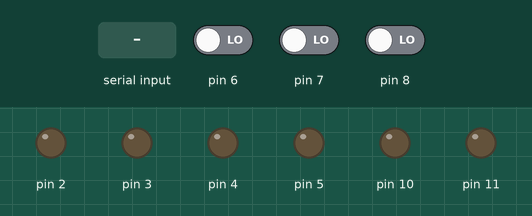
Recording of a sketch running on a simulated Arduino Uno, built with avr-gcc and run on an emulated ATmega328P. On the bench: output pins drawn as LEDs (lit = HIGH). The test bench sets the inputs (shaded band); at power-on: pin 8 LOW, pin 6 LOW, pin 7 LOW.

Above: at 1.2 s.
1.3 s: "t" received over the second serial link
At 1.9 s:
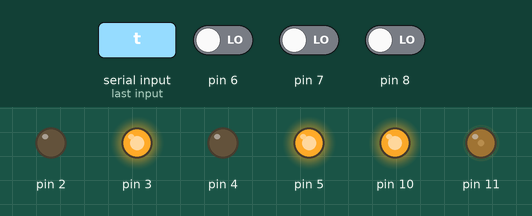
2.8 s: pin 8 driven HIGH
At 3.4 s:
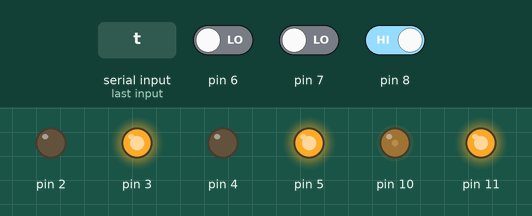
4.3 s: pin 8 driven LOW
At 5.5 s:
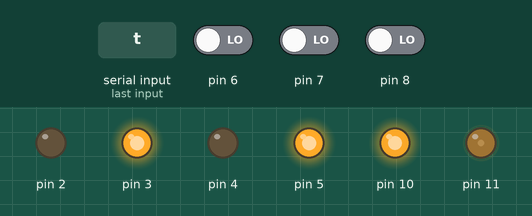
5.8 s: "1" received over the second serial link
At 7.2 s:
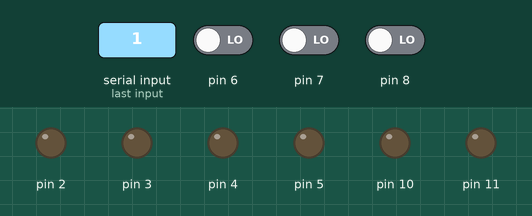
Timing chart, 0 to 8.3 s (numbered marks = the images above; inputs shaded):
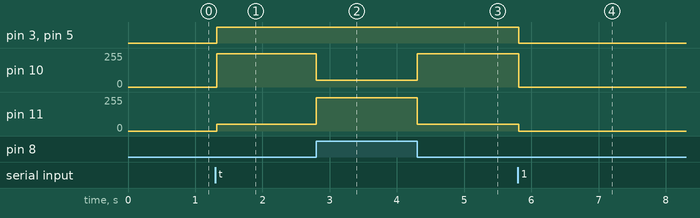

Measured:
- after the input at 1.3 s, pin 3, pin 5: LOW → HIGH at once; pin 10: 0/255 → 250/255 at once; pin 11: 0/255 → 50/255 at once
- after the input at 2.8 s, pin 10: 250/255 → 50/255 at once; pin 11: 50/255 → 250/255 at once
- after the input at 4.3 s, pin 10: 50/255 → 250/255 at once; pin 11: 250/255 → 50/255 at once
- after the input at 5.8 s, pin 3, pin 5: HIGH → LOW at once; pin 10: 250/255 → 0/255 at once; pin 11: 50/255 → 0/255 at once

The sketch:

mecha.ino
```cpp
/*
 * Placebo for compiler
 * Real main function is in zebraliger ;3
 */
```

defined.ino
```cpp
#include <SoftwareSerial.h>// import the serial library

inline void pm(int p, bool out) { pinMode(p, out? OUTPUT: INPUT); }
inline void dw(int p, int v) { digitalWrite(p, v); }
inline void aw(int p, int v) { analogWrite(p, v); }
```

modules.ino
```cpp
class Motor{
  private:
    int a,b,c, s = 250;

  public:
    Motor(int a, int b, int c){
      this->a = a; this->b = b; this->c = c;
      pm(a, 1); pm(b, 1); pm(c, 1);
    }
    int rspeed(){ return s - 200; }
    void stop(){ dw(a, LOW); dw(b, LOW);  dw(c, LOW); }
    void rv(int v = 0) { dw(b, LOW); dw(a, HIGH); aw(c, v?v:s); }
    void fw(int v = 0) { dw(a, LOW); dw(b, HIGH); aw(c, v?v:s); }
};

class Optosensor{
  private:
    int l, c, r;
  public:
    Optosensor(int l, int c, int r){
      this->l = l; this->c = c; this->r = r;
      pm(l, 0); pm(c, 0); pm(r, 0);
    }
    bool blackL(){ return !digitalRead(l); }
    bool blackC(){ return !digitalRead(c); }
    bool blackR(){ return !digitalRead(r); }
};
```

variables.ino
```cpp
SoftwareSerial bt(12, 13);        // RX, TX
// for storing received serial data
int ibyte = 0;
```

wookieTracker.ino
```cpp
class Tracker{
  private:
    int counter, lastDir = -1, started = 0, x;
    bool work = false;
    Motor *leftM, *rightM;
    Optosensor *opto;
  public:
    Tracker(Motor *m1, Motor *m2, Optosensor *opto){
      leftM = m1; rightM = m2; this->opto = opto;
    }

    void start(){ work = true; }
    void stop(){ work = false; leftM->stop(); rightM->stop(); }

    // when in doubt, steer left! (or right ;/)
    bool lostMode(){
      x = 3000;
      while (--x) {
        // respond to controller
        delay(10); if (x == 2999) { if (!started) bt.println("finding starting point!"); else { bt.print("i'm lost :(, last direction: "); bt.println((lastDir)? "left": "right");}}

        if (!started) { leftM->fw(); rightM->fw(); }
        else {
          //if (lastDir)  { leftM->rv(); rightM->fw(); } // rotate left
          //else          {
            leftM->fw(); rightM->rv();
            //} // rotate right
        }

        if (opto->blackL()) lastDir = 1;
        else if (opto->blackR()) lastDir = 0;
        delay(10);
        if (opto->blackC()){
          bt.println("FOUND IT!!");
          if (!started) { started = true; break; }
          else
            //if (++counter == 3){ bt.println("End of the journey~!"); return false; }
            //else
            break;
        }
      }
      if (!x){ bt.println("Imma say sorry, imma hopelessly lost..."); return false; }
      return true;
    }

    bool track(){
      if (work){
        delay(10);
        if (opto->blackC()){
          if (!started) { started = true; bt.println("started on a line! ;3"); }
          if (opto->blackR()) {
            leftM->fw(leftM->rspeed()); rightM->fw(); lastDir = 0; // slight left
          }
          else if (opto->blackL()) {
            leftM->fw(); rightM->fw(rightM->rspeed()); lastDir = 1; // slight right
          }
          else {
            leftM->fw(); rightM->fw();
          } // forward
        } else if (!opto->blackL() && !opto->blackR()) { return lostMode(); }
        bt.println("track");
      }
      return true;
    }
};

Tracker tracker(new Motor(2, 3, 11), new Motor(4, 5, 10), new Optosensor(6, 7, 8));
```

zebraliger.ino
```cpp
void setup() { bt.begin(115200); bt.println("Started"); }

void loop() {
  if (bt.available() > 0) {
    ibyte = bt.read();
    bt.println(ibyte);

    //delay to allow serial update time
    delay(10);

    switch (ibyte){
      case 116: tracker.start(); break; // 't' start tracker
      default: tracker.stop();
    }

  }
  // let tracker run // condition true after 3 corners
  if (!tracker.track()){
    tracker.stop();
  }
}
```
